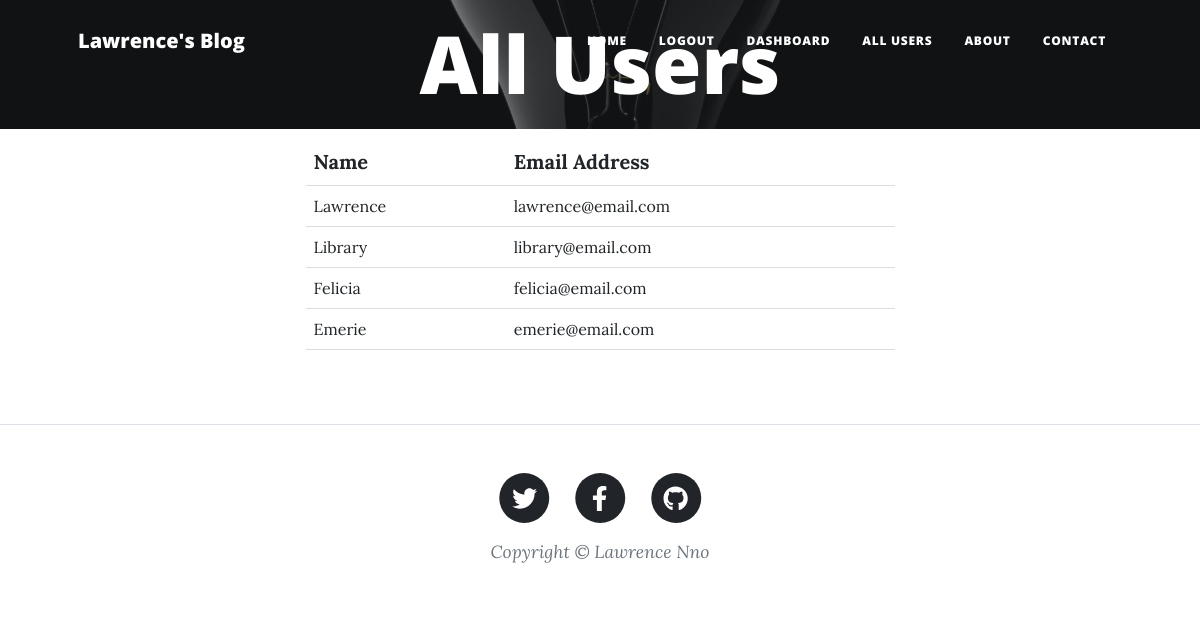
Page /all_users (signed in) on the earlier database version.
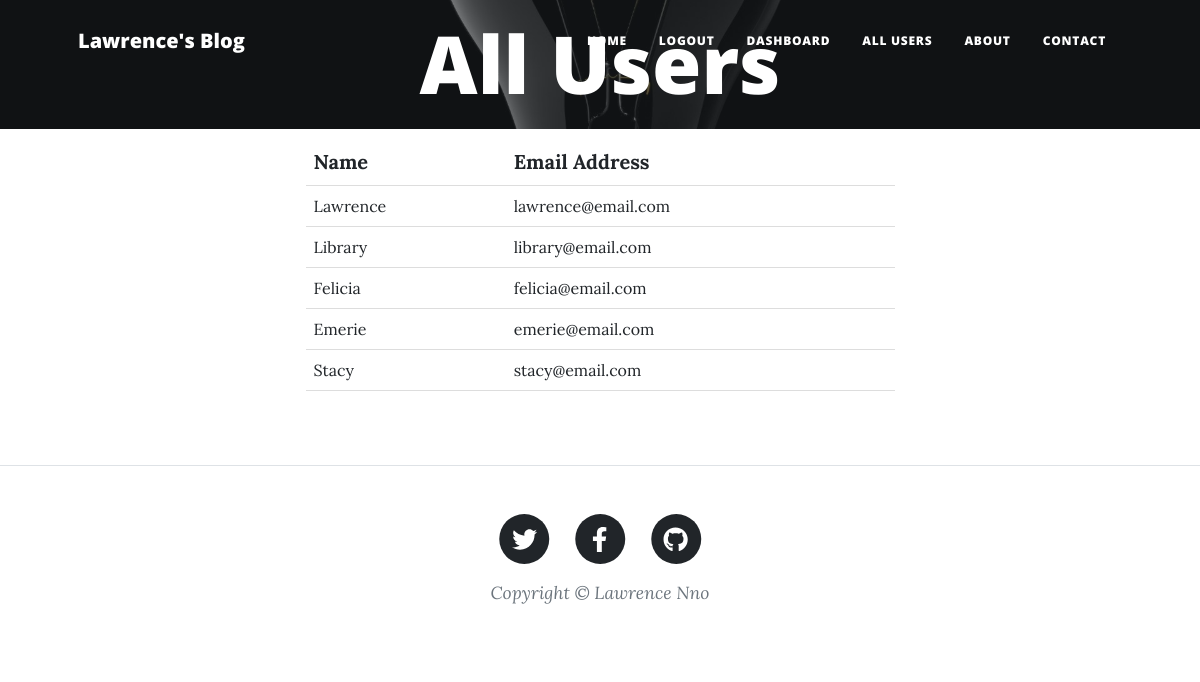
Same page on the later database version.
### database.py (models this page shows)
class Users(db.Model, UserMixin):
    id: Mapped[int] = mapped_column(primary_key=True)
    email: Mapped[str] = mapped_column(unique=True, nullable=False)
    password: Mapped[str] = mapped_column(nullable=False)
    name: Mapped[str] = mapped_column(nullable=False)
    blogposts: Mapped[str] = relationship("Blogposts", back_populates="author")
    comments: Mapped[str] = relationship("Comment", back_populates="comment_poster")

### main.py (the view)
@app.route('/all_users')
@login_required
@admin_decorator
def all_users():
    users = db.session.execute(db.select(Users)).scalars()
    return render_template('all_users.html', users=users)

### main.py (called while the page is built)
@login_manager.user_loader
def load_user(user_id):
    return db.session.execute(db.select(Users).where(Users.id == user_id)).scalar()

def admin_decorator(func):
    @wraps(func)
    def wrapper_func(*args, **kwargs):
        if current_user.id == 1:
            return func(*args, **kwargs)
        else:
            return abort(403)
    return wrapper_func

### templates/all_users.html (shortened to what this page needs)
{% include 'header.html' ignore missing %}
{% import 'bootstrap/wtf.html' as wtf %}
        <header class="masthead dashboard-div" style="background-image: url('{{ url_for('static', filename='assets/img/dashboard-bg.jpg') }}')">
            <div class="container position-relative px-4 px-lg-5">
                <div class="row gx-4 gx-lg-5 justify-content-center">
                    <div class="col-md-10 col-lg-8 col-xl-7">
                        <div class="page-heading">
                            <h1 class="account-dashboard">All Users</h1>
                        </div>
                    </div>
                </div>
            </div>
        </header>
        <main class="mb-4">
            <div class="container px-4 px-lg-5 px-4-adjust">
                <div class="row gx-4 gx-lg-5 justify-content-center">
                    <div class="col-md-10 col-lg-8 col-xl-7">
                        <div class="my-5-adjust">
                            <table class="table users_table">
                                <thead>
                                <tr>
                                    <th>Name</th>
                                    <th>Email Address</th>
                                </tr>
                                </thead>
                                {% for user in users: %}
                                <tbody>
                                <tr class="table-row">
                                    <td>{{ user.name }}</td>
                                    <td>{{ user.email }}</td>
                                </tr>
                                </tbody>
                                {% endfor %}
                            </table>
                        </div>
                    </div>
                </div>
            </div>
        </main>
        {% include 'footer.html' ignore missing %}

Differences in the rows shown:
added Users: name "Stacy", email "stacy@email.com"
